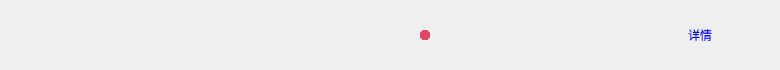
<?xml version="1.0" encoding="UTF-8"?>
<ui version="4.0">
 <class>OrderListItemWidget</class>
 <widget class="QWidget" name="OrderListItemWidget">
  <property name="geometry">
   <rect>
    <x>0</x>
    <y>0</y>
    <width>780</width>
    <height>70</height>
   </rect>
  </property>
  <property name="sizePolicy">
   <sizepolicy hsizetype="Fixed" vsizetype="Fixed">
    <horstretch>0</horstretch>
    <verstretch>0</verstretch>
   </sizepolicy>
  </property>
  <property name="minimumSize">
   <size>
    <width>730</width>
    <height>70</height>
   </size>
  </property>
  <property name="maximumSize">
   <size>
    <width>780</width>
    <height>70</height>
   </size>
  </property>
  <property name="windowTitle">
   <string>MemberItemWidget</string>
  </property>
  <property name="styleSheet">
   <string notr="true">QWidget#MemberItemWidget{background-color: rgb(255, 255, 255);};</string>
  </property>
  <widget class="QWidget" name="FilletWidget" native="true">
   <property name="geometry">
    <rect>
     <x>0</x>
     <y>5</y>
     <width>780</width>
     <height>60</height>
    </rect>
   </property>
   <property name="sizePolicy">
    <sizepolicy hsizetype="Fixed" vsizetype="Fixed">
     <horstretch>0</horstretch>
     <verstretch>0</verstretch>
    </sizepolicy>
   </property>
   <property name="minimumSize">
    <size>
     <width>730</width>
     <height>60</height>
    </size>
   </property>
   <property name="maximumSize">
    <size>
     <width>780</width>
     <height>60</height>
    </size>
   </property>
   <property name="styleSheet">
    <string notr="true">QWidget#FilletWidget{background:rgb(252,252,252);border-radius:4px;border:1px solid rgb(235,235,235);}
QWidget#FilletWidget:hover,pressed{background:rgb(246,251,255);border-radius:4px;border:1px solid rgb(187,223,255);};</string>
   </property>
   <widget class="QLabel" name="labelCreateTime">
    <property name="geometry">
     <rect>
      <x>520</x>
      <y>10</y>
      <width>150</width>
      <height>40</height>
     </rect>
    </property>
    <property name="sizePolicy">
     <sizepolicy hsizetype="Preferred" vsizetype="Fixed">
      <horstretch>0</horstretch>
      <verstretch>0</verstretch>
     </sizepolicy>
    </property>
    <property name="minimumSize">
     <size>
      <width>80</width>
      <height>16</height>
     </size>
    </property>
    <property name="maximumSize">
     <size>
      <width>180</width>
      <height>40</height>
     </size>
    </property>
    <property name="styleSheet">
     <string notr="true">font: 14px &quot;微软雅黑&quot;;
color:#333333;
background-color: rgba(255, 255, 255, 0);
border:0px;</string>
    </property>
    <property name="text">
     <string/>
    </property>
   </widget>
   <widget class="QLabel" name="labelState">
    <property name="geometry">
     <rect>
      <x>440</x>
      <y>10</y>
      <width>70</width>
      <height>40</height>
     </rect>
    </property>
    <property name="sizePolicy">
     <sizepolicy hsizetype="Preferred" vsizetype="Fixed">
      <horstretch>0</horstretch>
      <verstretch>0</verstretch>
     </sizepolicy>
    </property>
    <property name="minimumSize">
     <size>
      <width>70</width>
      <height>16</height>
     </size>
    </property>
    <property name="maximumSize">
     <size>
      <width>178</width>
      <height>40</height>
     </size>
    </property>
    <property name="styleSheet">
     <string notr="true">border:px solid rgba(223,70,100,1);
border-radius:5px;</string>
    </property>
    <property name="text">
     <string/>
    </property>
   </widget>
   <widget class="QLabel" name="labelOrderCode">
    <property name="geometry">
     <rect>
      <x>10</x>
      <y>10</y>
      <width>90</width>
      <height>40</height>
     </rect>
    </property>
    <property name="sizePolicy">
     <sizepolicy hsizetype="Fixed" vsizetype="Fixed">
      <horstretch>0</horstretch>
      <verstretch>0</verstretch>
     </sizepolicy>
    </property>
    <property name="minimumSize">
     <size>
      <width>40</width>
      <height>40</height>
     </size>
    </property>
    <property name="maximumSize">
     <size>
      <width>200</width>
      <height>40</height>
     </size>
    </property>
    <property name="styleSheet">
     <string notr="true"/>
    </property>
    <property name="text">
     <string/>
    </property>
    <property name="alignment">
     <set>Qt::AlignCenter</set>
    </property>
   </widget>
   <widget class="QLabel" name="labelOrderName">
    <property name="geometry">
     <rect>
      <x>110</x>
      <y>10</y>
      <width>300</width>
      <height>40</height>
     </rect>
    </property>
    <property name="sizePolicy">
     <sizepolicy hsizetype="Preferred" vsizetype="Fixed">
      <horstretch>0</horstretch>
      <verstretch>0</verstretch>
     </sizepolicy>
    </property>
    <property name="minimumSize">
     <size>
      <width>80</width>
      <height>16</height>
     </size>
    </property>
    <property name="maximumSize">
     <size>
      <width>300</width>
      <height>40</height>
     </size>
    </property>
    <property name="styleSheet">
     <string notr="true">font: 14px &quot;微软雅黑&quot;;
color:#333333;
background-color: rgba(255, 255, 255, 0);
border:0px;</string>
    </property>
    <property name="text">
     <string/>
    </property>
   </widget>
   <widget class="QLabel" name="labelStateColor">
    <property name="geometry">
     <rect>
      <x>420</x>
      <y>25</y>
      <width>10</width>
      <height>10</height>
     </rect>
    </property>
    <property name="sizePolicy">
     <sizepolicy hsizetype="Preferred" vsizetype="Fixed">
      <horstretch>0</horstretch>
      <verstretch>0</verstretch>
     </sizepolicy>
    </property>
    <property name="minimumSize">
     <size>
      <width>10</width>
      <height>10</height>
     </size>
    </property>
    <property name="maximumSize">
     <size>
      <width>178</width>
      <height>40</height>
     </size>
    </property>
    <property name="styleSheet">
     <string notr="true">border:5px solid rgba(223,70,100,1);
border-radius:5px;</string>
    </property>
    <property name="text">
     <string/>
    </property>
   </widget>
   <widget class="QPushButton" name="buttonDetial">
    <property name="geometry">
     <rect>
      <x>680</x>
      <y>10</y>
      <width>40</width>
      <height>40</height>
     </rect>
    </property>
    <property name="styleSheet">
     <string notr="true">font: 14px &quot;微软雅黑&quot;;
color:#333333;
background-color: rgba(255, 255, 255, 0);
border:0px;color:blue</string>
    </property>
    <property name="text">
     <string>详情</string>
    </property>
    <property name="flat">
     <bool>true</bool>
    </property>
   </widget>
   <widget class="QPushButton" name="buttonAction">
    <property name="geometry">
     <rect>
      <x>730</x>
      <y>10</y>
      <width>40</width>
      <height>40</height>
     </rect>
    </property>
    <property name="styleSheet">
     <string notr="true">font: 14px &quot;微软雅黑&quot;;
color:#333333;
background-color: rgba(255, 255, 255, 0);
border:0px;color:blue</string>
    </property>
    <property name="text">
     <string/>
    </property>
    <property name="flat">
     <bool>true</bool>
    </property>
   </widget>
  </widget>
 </widget>
 <layoutdefault spacing="6" margin="11"/>
 <resources>
  <include location="EntCenterWidget.qrc"/>
 </resources>
 <connections/>
</ui>
